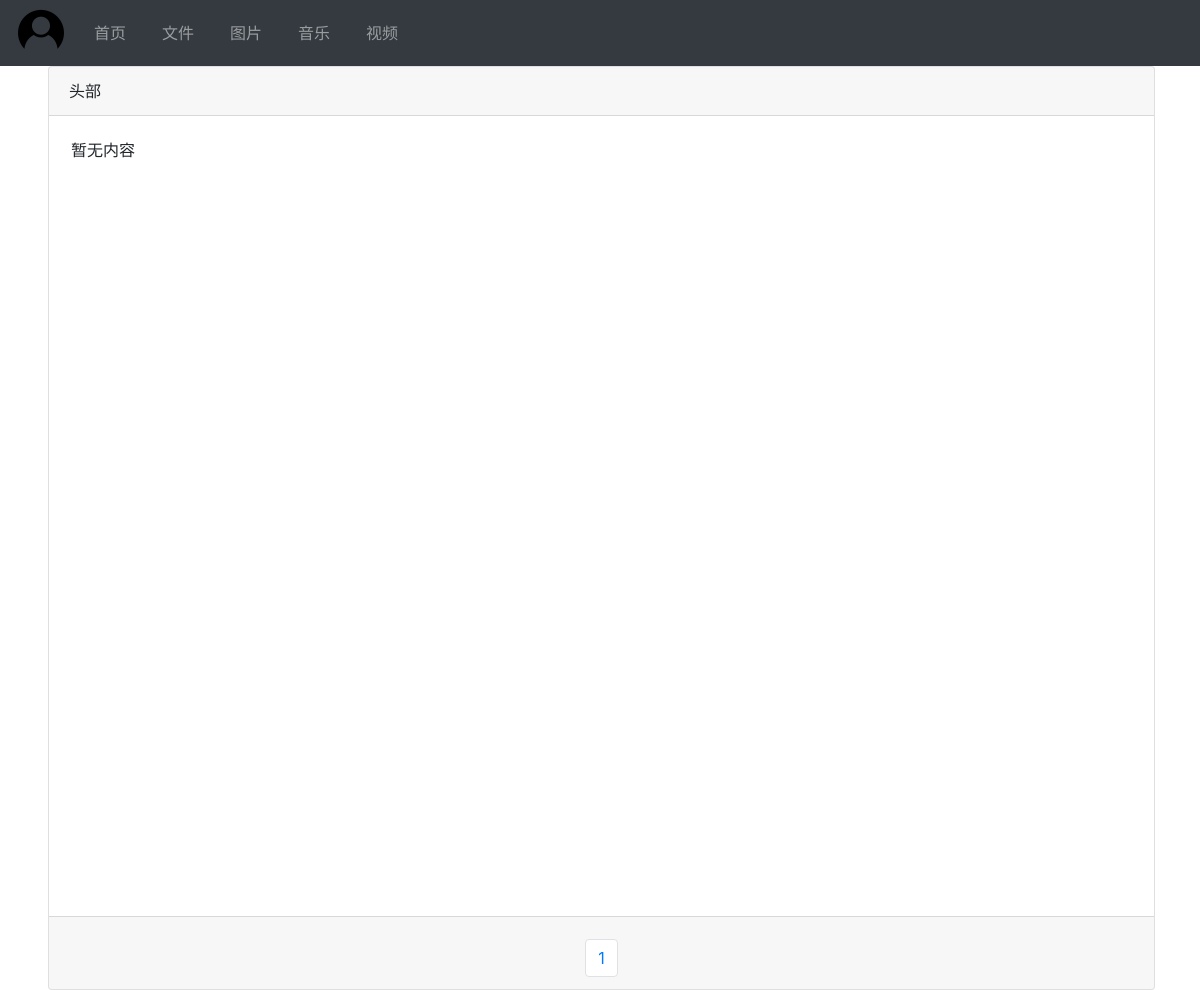
/files/?a=文件, run on an earlier commit of the app's database.
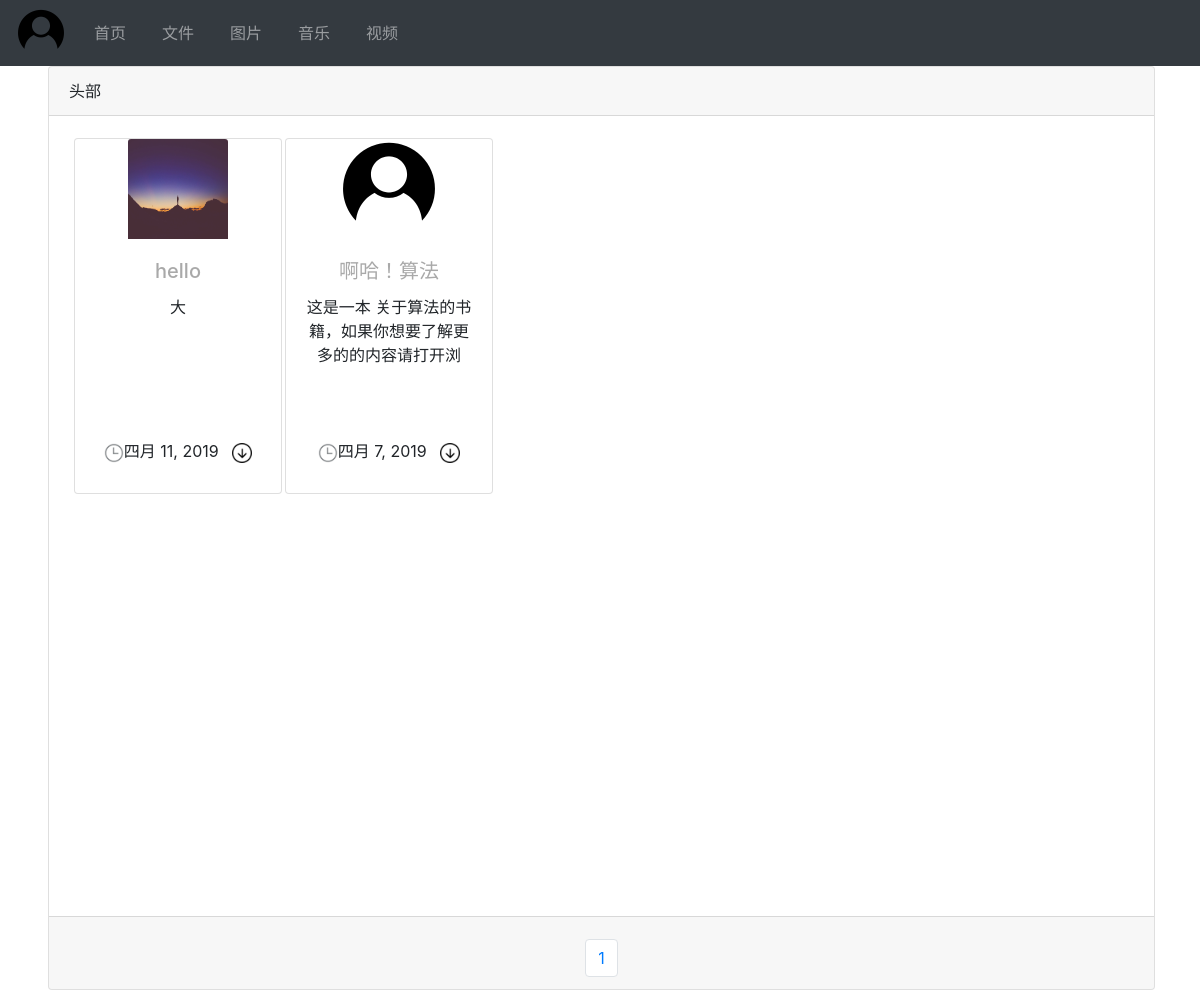
And on a later commit of the database.
### upload_files/models.py (models this page shows, shortened)
class UploadFiles(models.Model):
    title = models.CharField(max_length=100)
    introduction = models.TextField(max_length=500) #简介
    fileType = models.ForeignKey(FileType, on_delete=models.DO_NOTHING, default=1)
    auth = models.ForeignKey(User, on_delete=models.DO_NOTHING, default=1)
    content = models.FileField(upload_to='files') # 内容
    fileLabel = models.ManyToManyField(FileLabel, through='Associated')
    create_time = models.DateField(default=timezone.now, )
    icon = models.ImageField(upload_to='files', blank=True)
    is_active = models.SmallIntegerField(default=0)
    class Meta:
        ordering = ['-create_time']

### upload_files/views.py (the view)
# urls.py: path('', filesList, name='showfiles' ),
def filesList(request):
    template_name = 'upload_files/show_files_about_type.html'
    context = login_utils(request)
    context_L = pageList(request)
    for k, v in context_L.items():
        context[k] = v
    return render(request, template_name=template_name, context=context)

### filesManage/views.py (called while the page is built, shortened)
def login_utils(request):
    if request.method == "POST":
        if request.GET.get('form') == 'login':
            loginform = LoginForm(request.POST)
            if loginform.is_valid():
                user = loginform.cleaned_data["user"]
                auth.login(request, user)
            registerform = RegisterForm()
    else:
        loginform = LoginForm()
        registerform = RegisterForm()
    context = {
        "loginform": loginform,
        "registerform": registerform,
    }
    return context

### upload_files/views.py (called while the page is built)
def pageList(request):
    context = {}
    request_get = request.GET.get("a")
    page_num = request.GET.get('page', 1) # 获取页码参数页码请求
    file_type = FileType.objects.get(fileType=request_get)
    files_all = UploadFiles.objects.filter(fileType=file_type.pk, is_active=1)
    paginator = Paginator(files_all, 15)
    page_of_files = paginator.get_page(page_num) # 获取页面
    context['a'] = request_get
    context["pages"] = paginator.page_range
    context["page_of_files"] = page_of_files
    return context

### upload_files/templates/upload_files/show_files_about_type.html (shortened to what this page needs)
{% extends 'base.html' %}
{% load static %}
{% block content %}
<div class="container">
    <div class="card card_all">
        <div class="card-header">头部</div>
        <div class="files-title">
            <div class="file-list">
                {% for file in page_of_files.object_list %}
                    <div class="card" style="width: 15rem;">
                        <img class="card-img-top" src="{{ MEDIA_URL }}{{ file.icon }}" alt="Card image cap">
                        <div class="card-body">
                            <a href="{% url 'upload_files:showFile' file.pk %}"><h5 class="card-title">{{ file.title }}</h5></a>
                            <p class="card-text">{{ file.introduction | truncatechars:30 }}</p>
                        </div>
                        <p class="file_list_time"><img src="{% static 'img/time.png' %}" >{{ file.create_time }} <a href="{% url 'upload_files:download' file.pk %}">&nbsp; <img src="{% static 'img/下载.png' %}" alt=""></a> </p>
                    </div>
                {% empty %}
                    暂无内容
                {% endfor %}
            </div>
        </div>
        <div class="card-footer">
        <nav aria-label="Page navigation example">
            <ul class="pagination" id="ul">
                {% for page in pages %}
                <li class="page-item">
                    <a class="page-link" href="{% url 'upload_files:showfiles' %}?a={{ a }}&page={{ page }}">{{ page }}</a>
                </li>
                {% empty %}
                    暂无内容
                {% endfor %}
            </ul>
        </nav>
        </div>
    </div>
</div>
{% endblock  %}

What changed in the data, as far as the page shows it:
now on this page (row edited): UploadFiles: icon (picture), title "hello", introduction "大", create_time "四月 11, 2019"
now on this page (row edited): UploadFiles: icon (picture), title "啊哈！算法", introduction "这是一本 关于算法的书籍，如果你想要了解更多的的内容请打开浏", create_time "四月 7, 2019"
Also different on the page:
text no longer shown: "暂无内容"
